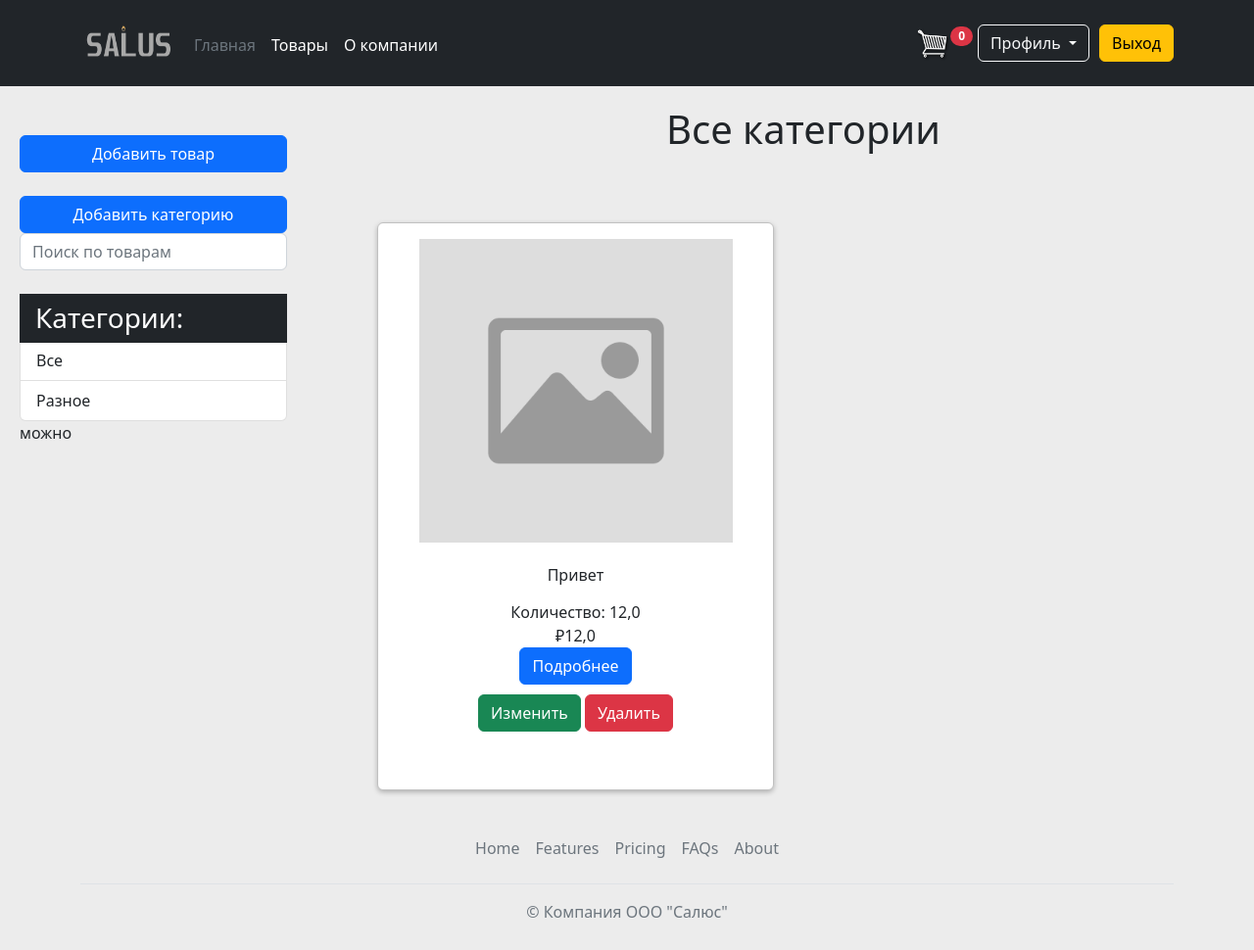
Page /product/products/ (signed in) on the committed database.
### shop/models.py (models this page shows, shortened)
class Category(models.Model):
    name = models.CharField(max_length=100, db_index=True, unique=True)
    slug = models.SlugField(max_length=100, unique=True)
    class Meta:
        ordering = ('name', )
        verbose_name = 'Категория'
        verbose_name_plural = 'Категории'
    def get_absolute_url(self):
        return reverse('myshop:product_list_by_category', args=[self.slug])

class Product(models.Model):
    category = models.ForeignKey(Category, related_name='products', on_delete=CASCADE, verbose_name='Категория')
    name = models.CharField(max_length=50, db_index=True, verbose_name='Название товара')
    description = models.TextField(max_length=1000, blank=True, verbose_name='Описание и спецификация')
    price = models.FloatField(validators=[MinValueValidator(Decimal('0.01'))], verbose_name='Цена')
    opt_price = models.FloatField(validators=[MinValueValidator(Decimal('0.01'))], verbose_name='Оптовая цена',  blank=True, null=True)
    opt_price_if = models.FloatField(validators=[MinValueValidator(Decimal('0'))], default=10000, verbose_name='Количество, необходимое для оптовой цены', blank=True, null=True)
    amount = models.FloatField(verbose_name='Количество')
    image = models.ImageField(upload_to='product/%Y/%m/%d', blank=True, null=True, verbose_name='Изображение')
    created = models.DateTimeField(auto_now_add=True)
    uploaded = models.DateTimeField(auto_now=True)
    class Meta:
        ordering = ('name',)
        verbose_name = 'Товар'
        verbose_name_plural = 'Товары'

### shop/views.py (the view)
# urls.py: path('products/', views.product_list, name='product_list'),
def product_list(request, category_slug=None):
    category = None
    categories = Category.objects.all()
    products = Product.objects.all()
    if category_slug:
        category = get_object_or_404(Category, slug=category_slug)
        products = products.filter(category=category)
    return render(request, 'product/list.html',
                  {
                      'category': category,
                      'categories': categories,
                      'products': products
                  })

### cart/cart.py (called while the page is built)
    def __len__(self):
        return sum(item['quantity'] for item in self.cart.values())

### cart/context_processors.py (called while the page is built)
def cart(request):
    return {'cart': Cart(request)}

### templates/product/list.html (shortened to what this page needs)
{%extends 'index.html' %}
{% load static %}
{% block container %}
<head>
  </head>
<div class="d-flex">
    <div class="container content position-fixed" style="margin-left: 20px; min-width:20rem;" >
        <div class="row">
            <div class="col-3 list-group" >
                {% if user.role == 1 %}
                <a class="btn btn-primary" href="{% url 'myshop:product_create' %}">Добавить товар</a>
                <br>
                <a class="btn btn-primary" href="{% url 'myshop:category_create' %}">Добавить категорию</a>
                {% else %} не манагер {% endif %}
                <form action="{% url 'myshop:search_results' %}"  method="get" class="col-12 mb-3 mb-lg-0 me-lg-3">
                            <input type="search" name="q" class="form-control form-input form-control-dark" placeholder="Поиск по товарам" aria-label="Search" >
                    </form><br>
                    <h3 class="list-group-item list-group-item-action border-0 active" style="background: #212529; margin-bottom: -2px;">Категории:</h3>
                    <a class="list-group-item list-group-item-action" {% if not category %}class="selected"{% endif %} href="{% url 'myshop:product_list' %}">Все</a>
                    {% for c in categories %}
        <a href="{{ c.get_absolute_url }}" class="list-group-item list-group-item-action" {% if category.slug == c.slug %}class="selected" {% endif %}>{{ c.name }}     </a>
        {% endfor %}
                {% for product in products %}{% if category == product.category  %} Удалить нельзя {% else %} можно {% endif %}{% endfor %}
            </div>
        </div>
    </div>
<div class="col-md-9 " style="margin-left: 370px;">
        <center>
        <h1 class=" position-sticky" style="margin-top: 20px;margin-right: 60px;">{% if category %}{{ category.name }}{% else %}Все категории{% endif %}</h1><br><br>
        </center>
        {% for product in products %}
        <div class="card product col-md-3" style="width: 405px; height: 580px;
                          text-align: center;
                          display: inline-block;
                          margin: 15px;">
            <div calss="card-header " >
                <div class="card-body" style="position: relative">
                    <a href="http://127.0.0.1:8000/product/{{ product.id }} ">
                            <img  width="320px" height="310px" src="{% if product.image %}{{ product.image.url }}{%else %}{% static 'img/no-image.png' %}{% endif %}" >
                    </a><br><br>
                    <h6 class="card-title text-break" style="max-width:400px;">{{ product.name|linebreaks }}</h6>
                    <div>
                        Количество: {{ product.amount }}<br>
                        ₽{{ product.price }}
                            <br>
                        <a href=" http://127.0.0.1:8000/product/{{ product.id }} " class="btn btn-primary" style="margin-bottom: 10px;">Подробнее</a><br>
                        {% if user.role == 1 %}
                            <a href="{%url 'myshop:product_update' product.id %}" type="button" class="btn btn-success">Изменить</a>
                            <a href="{%url 'myshop:product_delete' product.id %}" type="button" class="btn btn-danger">Удалить</a>
                        {% endif %}
                        </div>
                </div>
            </div>
        </div>
        {% endfor %}
</div>
</div>
{% endblock container %}

### templates/product/list.html (style rules this page uses)
.content { margin-top: 50px; margin-top: 50px; }
.product { border: 1px solid #c0c0c0; text-align: center; transition: all 0.5s ease 0s; margin-bottom: 20px; box-shadow: 0 2px 5px rgba(0, 0, 0, 0.25); }

### rows in the picture
Category: name "Разное"
Product: shows "можно", name "Привет", amount "12,0", price "12,0"
